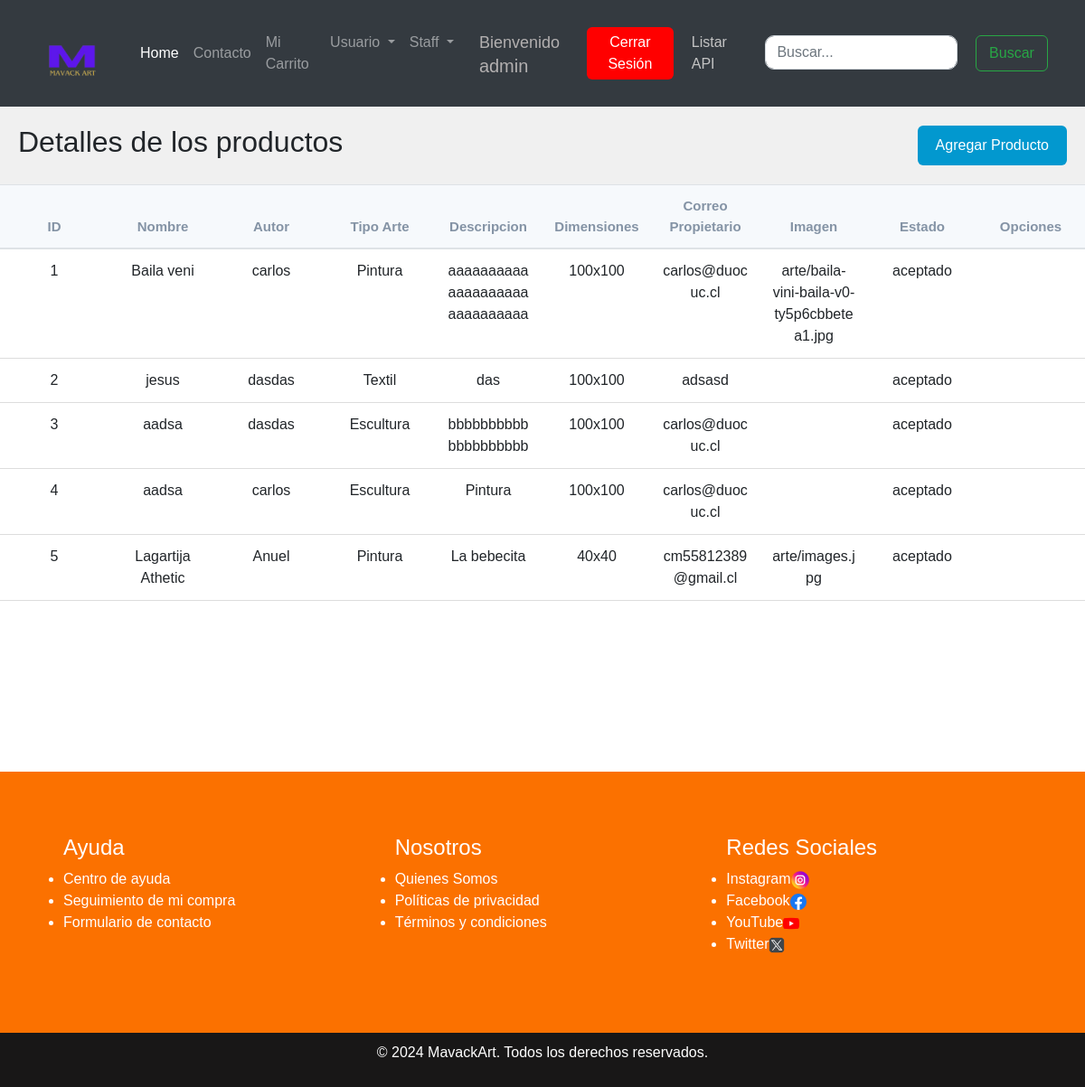
Screenshot of /detalle_producto/ (signed in) with the database file from the repository.
### core/models.py (models this page shows, shortened)
class Arte(models.Model):
    nombre = models.CharField(max_length=60)
    autor = models.CharField(max_length=60)
    tipo_arte = models.ForeignKey(TipoArte, on_delete=models.CASCADE)
    descripcion = models.CharField(default = "", max_length=200)
    fecha_ingreso = models.DateTimeField(auto_now_add=True)
    dimensiones = models.CharField(max_length=60)
    correo_propietario = models.CharField(max_length=60)
    imagen = models.ImageField(upload_to="arte", blank=True, null=False)
    precio = models.PositiveIntegerField()
    validacion = False
    opciones = (
    ("aceptado", "Aceptado"),
    ("rechazado", "Rechazado"),
    ("pendiente", "Pendiente"),
    )
    estado = models.CharField(max_length=10,
                  choices=opciones,
                  default="pendiente")

class TipoArte(models.Model):
    descripcion = models.CharField(max_length=60)
    def __str__(self):
        return self.descripcion

### core/views.py (the view)
# urls.py: path('detalle_producto/', listados, name="producto"),
@login_required
def listados (request):
    productos = Arte.objects.all()
    aux = {
        'lista' : productos
    }
    return render(request, 'core/detalle_producto.html',aux)

### core/templates/core/detalle_producto.html (shortened to what this page needs)
{% extends 'core/base.html' %}
{% load static %}
{% block content %}
<link rel="stylesheet" href="{% static 'core/CSS/administracion.css' %}">
<link rel="stylesheet" href="https://cdnjs.cloudflare.com/ajax/libs/font-awesome/6.5.2/css/all.min.css">
<div class="table-container">
    <div class="table_header">
        <h2>Detalles de los productos</h2>
        <div>
            <a href="add/"><button class="add_new" type="button">Agregar Producto</button></a>
        </div>
    </div>
    <div class="table_section">
        <table class="table">
            <thead>
                <tr>
                    <th>ID</th>
                    <th>Nombre</th>
                    <th>Autor</th>
                    <th>Tipo Arte</th>
                    <th>Descripcion</th>
                    <th>Dimensiones</th>
                    <th>Correo Propietario</th>
                    <th>Imagen</th>
                    <th>Estado</th>
                    <th>Opciones</th>
                </tr>
            </thead>
            <tbody>
                {% for aux in lista %}
                <tr>
                    <td>{{ aux.id }}</td>
                    <td>{{ aux.nombre }}</td>
                    <td>{{ aux.autor }}</td>
                    <td>{{ aux.tipo_arte }}</td>
                    <td>{{ aux.descripcion }}</td>
                    <td>{{ aux.dimensiones }}</td>
                    <td>{{ aux.correo_propietario }}</td>
                    <td>{{ aux.imagen }}</td>
                    <td>{{ aux.estado }}</td>
                    <td>
                    </td>
                </tr>
                {% endfor %}
            </tbody>
        </table>
    </div>
</div>
{% endblock %}

### core/templates/core/base.html (shortened to what this page needs)
{% load static %}
<!DOCTYPE html>
<html lang="en">
<head>
    <link href="https://maxcdn.bootstrapcdn.com/bootstrap/4.5.2/css/bootstrap.min.css" rel="stylesheet">
    <link rel="stylesheet" href="{% static 'core/CSS/base.css' %}">
    <link rel="stylesheet" href="https://cdnjs.cloudflare.com/ajax/libs/font-awesome/5.15.4/css/all.min.css" />
</head>
<body>
<nav class="navbar navbar-expand-lg navbar-dark bg-dark">
  <div class="container-fluid">
      <a class="navbar-brand" href="#">
          <img src="{% static 'core/IMG/Logo.png' %}" style="background:none" alt="Logo" height="92px" width="100px">
      </a>
      <div class="collapse navbar-collapse contenido" id="navbarSupportedContent">
          <ul class="navbar-nav me-auto mb-2 mb-lg-0">
              <li class="nav-item">
                  <a class="nav-link active" aria-current="page" href="/">Home</a>
              </li>
              <li class="nav-item">
                  <a class="nav-link" href="Contacto.html">Contacto</a>
              </li>
          </ul>
          <div class="Profile_info">
              {% if user.is_authenticated %}
              <ul class="navbar-nav me-auto mb-2 mb-lg-0">
                <li class="nav-item">
                    <a class="nav-link" href="#" id="cartLink">Mi Carrito</a>
                </li>
                <li class="nav-item dropdown">
                    <a class="nav-link dropdown-toggle" href="#" id="navbarDropdownUsuario" role="button" data-toggle="dropdown" aria-haspopup="true" aria-expanded="false">
                        Usuario
                    </a>
                </li>
                {% if user.is_staff or group.name == 'supervisor' %}
                <li class="nav-item dropdown">
                    <a class="nav-link dropdown-toggle" href="#" id="navbarDropdownStaff" role="button" data-toggle="dropdown" aria-haspopup="true" aria-expanded="false">
                        Staff
                    </a>
                </li>
                {% endif %}
              </ul>
              <div class="profile_info_iner">
                  <div class="mensaje">
                      <p>Bienvenido</p>
                      <h5>{{ user.username }}</h5>
                  </div>
                  <div class="profile_info_details">
                      <form action="{% url 'logout' %}" method="POST">
                          <button type="submit">Cerrar Sesión</button>
                      </form>
                      <a href="{% url 'artesapi' %}">Listar API</a>
                  </div>
              </div>
              {% endif %}
          </div>
          <form class="buscador">
              <input class="form-control me-2" type="search" placeholder="Buscar..." aria-label="Search">
              <button class="btn btn-outline-success" type="submit">Buscar</button>
          </form>
      </div>
  </div>
</nav>
{% block content %}
{% endblock %}
<footer>
    <div class="listas">
        <div class="listas_de_Ayuda">
            <h4>Ayuda</h4>
            <ul>
                <li><a href="" class="footerA">Centro de ayuda</a></li>
                <li><a href="" class="footerA">Seguimiento de mi compra</a></li>
                <li><a href="" class="footerA">Formulario de contacto</a></li>
            </ul>
        </div>
        <div class="Listas_de_nosotros">
            <h4>Nosotros</h4>
            <ul class="footerUL ">
                <li><a href="" class="footerA">Quienes Somos</a></li>
                <li><a href="" class="footerA">Políticas de privacidad</a></li>
                <li><a href="" class="footerA">Términos y condiciones</a></li>
            </ul>
        </div>
        <div class="listas_de_redes">
            <h4>Redes Sociales</h4>
            <ul class="footerUL">
                <li><a href="" class="footerA">Instagram</a><img src="{% static 'core/IMG/instagram.png' %}" width="22px" height="22px"></li>
                <li><a href="" class="footerA">Facebook</a><img src="{% static 'core/IMG/facebook.png' %}" width="18px" height="18px"></li>
                <li><a href="" class="footerA">YouTube</a><img src="{% static 'core/IMG/youtube.png' %}" width="18px" height="18px"></li>
                <li><a href="" class="footerA">Twitter</a><img src="{% static 'core/IMG/logotipos.png' %}" width="18px" height="18px"></li>
            </ul>
        </div>
    </div>
    <div class="copyright">
        <p>&copy; 2024 MavackArt. Todos los derechos reservados.</p>
    </div>
</footer>
</body>
</html>

### core/static/core/CSS/base.css (style rules this page uses)
.buscador { display: flex; justify-content: flex-end; margin-left: auto; }
.buscador input { margin: 10px; }
.buscador button { flex-shrink: 0; margin: 10px; width: 80px; height: 40px; }
.nav-item { margin-right: 20; }
.listas { background-color: rgb(251, 113, 0); display: flex; padding: 50px; flex-wrap: wrap; justify-content: space-around; }
.listas_de_Ayuda, .Listas_de_nosotros, .listas_de_redes { flex: 1 1 300px; margin: 10px; color: #ffffff; text-align: left; padding: 10px; }
footer a { color: white; text-decoration: none; }
.copyright { color: rgb(255, 255, 255); text-align: center; background-color: rgb(24, 23, 23); padding: 10px; }
.Profile_info { display: flex; align-items: center; }
.profile_info_iner { display: flex; align-items: center; margin-right: 10px; }
.profile_info_details a { color: rgb(196, 196, 196); text-decoration: none; }
.profile_info_iner .mensaje p, .profile_info_iner .mensaje h5 { margin: 0 10px 0 0; margin-left: 10px; margin-right: 0px; }
.profile_info_details { display: flex; align-items: center; }
.profile_info_details a, .profile_info_details form { margin-left: 10px; }
.profile_info_details button { color: white; background-color: red; border-radius: 5px; padding: 5px; border: none; margin: 10px; -webkit-border-radius: 5px; -moz-border-radius: 5px; -ms-border-radius: 5px; -o-border-radius: 5px; }
.mensaje { color: rgb(179, 176, 176); font-size: 18px; padding: 10px; }

### core/static/core/CSS/administracion.css (style rules this page uses)
* { margin: 0; padding: 0; box-sizing: border-box; }
body { font-family: sans-serif; overflow-x: hidden; background-color: rgba(0, 0, 0, 0.778); }
.table-container { width: 100%; background-color: white; }
.table { width: 100%; table-layout: fixed; }
.table_header { display: flex; justify-content: space-between; align-items: center; padding: 20px; background-color: rgb(240, 240, 240); }
button { outline: none; border: none; border-radius: 6px !important; cursor: pointer; padding: 10px; color: #ffffff; }
.add_new { padding: 10px 20px; color: #ffffff; background-color: #0298cf; }
input { padding: 10px 20px; margin: 0 10px; outline: none; border: 1px solid #0298cf; border-radius: 10px !important; color: #0298cf; }
.table_section { height: 650px; overflow-y: auto; width: 100%; }
thead th { position: sticky; top: 0; background-color: #f6f9fc; color: #8493a5; font-size: 15px; }
th, td { border-bottom: 1px solid #dddddd; padding: 10px 20px; word-break: break-word; text-align: center; }
::placeholder { color: #0298cf; }

### rows the page displays
Arte: id "1", nombre "Baila veni", autor "carlos", tipo_arte "Pintura", descripcion "aaaaaaaaaaaaaaaaaaaaaaaaaaaaaa", dimensiones "100x100", correo_propietario "carlos@duocuc.cl", imagen "arte/baila-vini-baila-v0-ty5p6cbbetea1.jpg", estado "aceptado"
Arte: id "2", nombre "jesus", autor "dasdas", tipo_arte "Textil", descripcion "das", dimensiones "100x100", correo_propietario "adsasd", estado "aceptado"
Arte: id "3", nombre "aadsa", autor "dasdas", tipo_arte "Escultura", descripcion "bbbbbbbbbbbbbbbbbbbb", dimensiones "100x100", correo_propietario "carlos@duocuc.cl", estado "aceptado"
Arte: id "4", nombre "aadsa", autor "carlos", tipo_arte "Escultura", descripcion "Pintura", dimensiones "100x100", correo_propietario "carlos@duocuc.cl", estado "aceptado"
Arte: id "5", nombre "Lagartija Athetic", autor "Anuel", tipo_arte "Pintura", descripcion "La bebecita", dimensiones "40x40", correo_propietario "cm55812389@gmail.cl", imagen "arte/images.jpg", estado "aceptado"

### other values shown
{{ user.username }} "admin"
